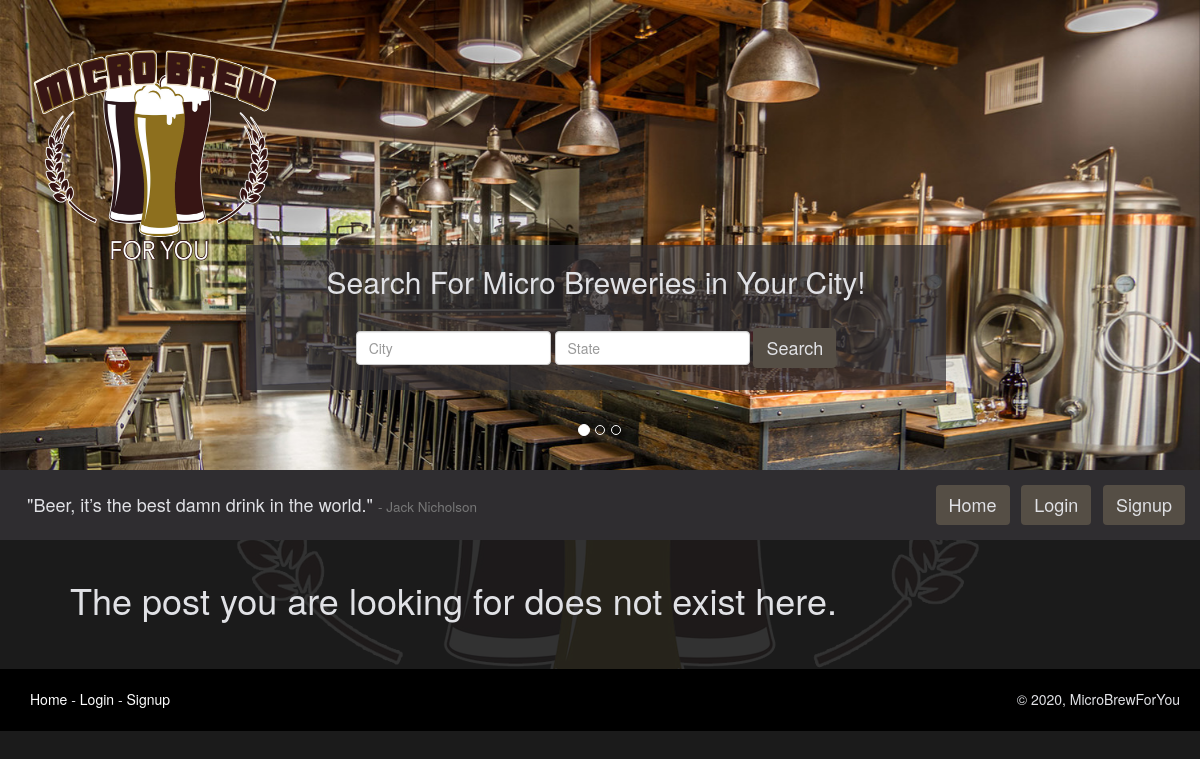
The app's page /post/25/, older data.
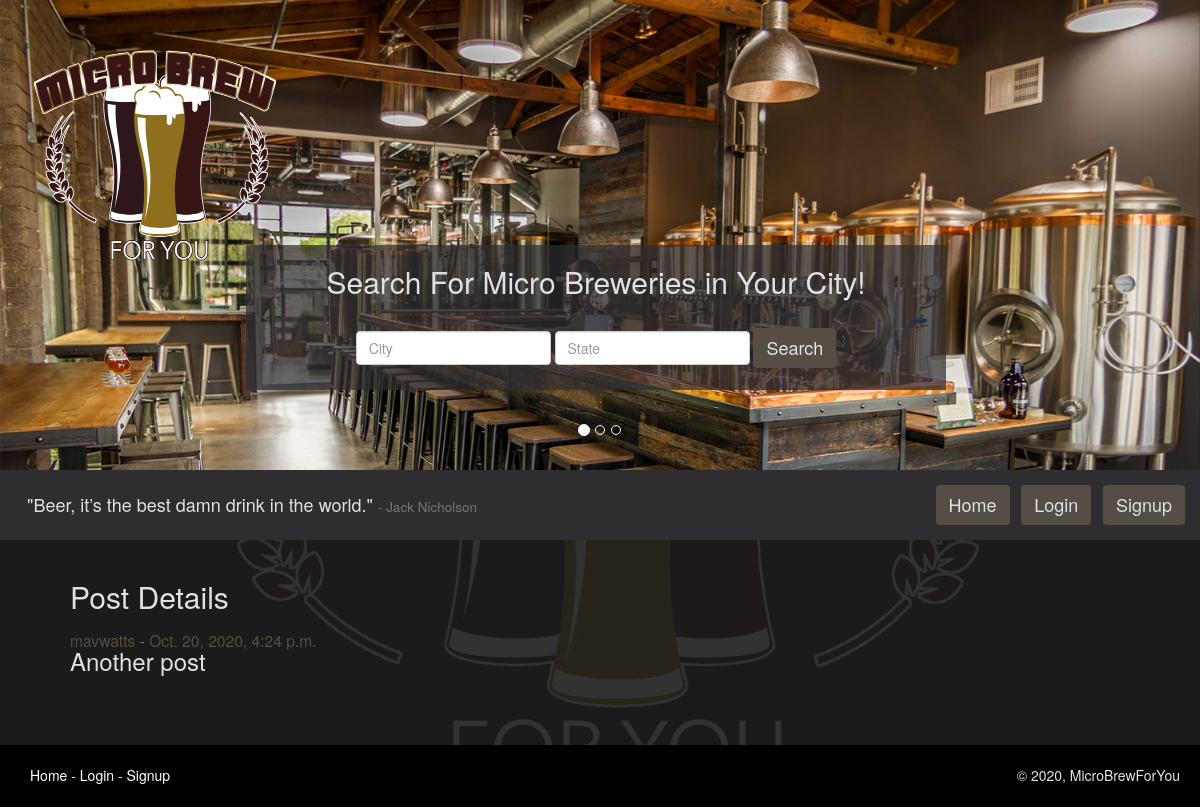
The same page, newer data.
### microbrewforyou_app/models.py (models this page shows, shortened)
class Posts(models.Model):
    author = models.ForeignKey(
        CustomUser, on_delete=models.CASCADE, related_name='author')
    body = models.TextField(max_length=280)
    postTime = models.DateTimeField(default=timezone.now)
    lastUpdated = models.DateField(auto_now=True)

class CustomUser(AbstractUser):
    bio = models.CharField(max_length=280, default='')
    user_image = models.ImageField(
        upload_to='images/', blank=True)
    users_following = models.ManyToManyField(
        "self", symmetrical=False, related_name='CustomUser')
    fav_breweries = models.ManyToManyField(
        "Breweries", symmetrical=False,
        related_name='fav_breweries', blank=True)
    fav_brewtypes = models.ManyToManyField(
        "BrewTypes", symmetrical=False,
        related_name='fav_brewtypes', blank=True)
    address = models.CharField(max_length=280)
    city = models.CharField(max_length=50)
    state = models.CharField(max_length=50)
    user_since = models.DateTimeField(default=timezone.now)
    REQUIRED_FIELDS = ['first_name', 'bio', 'address', 'city', 'state']
    def __str__(self):
        return self.username

### microbrewforyou_app/views.py (the view)
# urls.py: path('post/<int:post_id>/', post_detail_view, name="postview"),
def post_detail_view(request, post_id):
    my_post = Posts.objects.filter(id=post_id).first()
    words_quote = "Beer, it’s the best damn drink in the world."
    words_author = "Jack Nicholson"
    return render(
        request, "post_detail.html",
        {"post": my_post,
         'words_author': words_author, "words_quote": words_quote}
    )

### templates/post_detail.html (shortened to what this page needs)
{% extends 'base.html' %}
{% block content %}
  <br />
  {% if not post %}
    <h1>The post you are looking for does not exist here.</h1>
  {% else %}
    <h2>Post Details</h2>
    <h3>
      <span class="small">
        <a class="custom_link" href="{% url 'userview' user_id=post.author.id %}">
          {{ post.author}}
        </a>
        -
        <a class="custom_link" href="{% url 'postview' post_id=post.id %}">
          {{post.postTime}}
        </a>
      </span>
      <br />
      {{ post.body }}
    </h3>
    <br />
  {% endif %}
  <br />
  <br />
{% endblock %}

### templates/base.html (shortened to what this page needs)
{% load static %}
<html>
  <head>
    <link rel="stylesheet" href="{% static 'css/main.css' %}" />
    <link
      rel="stylesheet"
      href="https://maxcdn.bootstrapcdn.com/bootstrap/3.3.7/css/bootstrap.min.css"
    />
    <link
      rel="stylesheet"
      href="https://maxcdn.bootstrapcdn.com/bootstrap/3.3.7/css/bootstrap-theme.min.css"
    />
  </head>
  <body id="custom_body">
    {% include "home_header.html" %}
    {% include "menu.html" %}
    <div class="container_main">
      {% block content %}{% endblock %}
    </div>
    <div class="footer">
      <div class="links-footer">
        <p>
          <a class="custom_link_white" href="{% url 'homepage' %}">Home</a> -
          <a class="custom_link_white" href="{% url 'loginview' %}">Login</a>
          -
          <a class="custom_link_white" href="{% url 'signupview' %}">Signup</a>
        </p>
      </div>
      <div class="copyright-footer"><p>&copy; 2020, MicroBrewForYou</p></div>
    </div>
  </body>
</html>

### templates/home_header.html (shortened to what this page needs)
{% load static %}
<div id="carouselExampleIndicators" class="carousel slide" data-ride="carousel">
  <ol class="carousel-indicators">
    <li
      data-target="#carouselExampleIndicators"
      data-slide-to="0"
      class="active"
    ></li>
    <li data-target="#carouselExampleIndicators" data-slide-to="1"></li>
    <li data-target="#carouselExampleIndicators" data-slide-to="2"></li>
  </ol>
  <div class="carousel-inner" style="height: 470px">
    <div class="search-header">
      <h2>Search For Micro Breweries in Your City!</h2>
      <br />
      <form class="form-inline">
        <input
          class="form-control mr-sm-2"
          type="search"
          placeholder="City"
          aria-label="City"
        />
        <input
          class="form-control mr-sm-2"
          type="search"
          placeholder="State"
          aria-label="State"
        />
        <a class="btn button-menu" type="submit">Search</a>
      </form>
    </div>
    <img src="{% static "images/logo.png" %}" class="logo_mbfy" alt="logo" />
    <div class="item active">
      <img src="{% static "images/slider4.jpg" %}" class="d-block w-100"
      alt="..." style="vertical-align: top;"/>
    </div>
  </div>
</div>

### templates/menu.html (shortened to what this page needs)
<div align="right" class="main_menu">
  {% include "beer_words.html" %}
  <a href="{% url 'homepage' %}" class="btn button-menu">Home</a>
  <a href="{% url 'loginview' %}" class="btn button-menu">Login</a>
  {% if not request.user.is_authenticated %}
    <a href="{% url 'signupview' %}" class="btn button-menu">
     Signup
    </a>
  {% endif %}
</div>

### templates/beer_words.html
<div class="quote">
  <h4>
    "{{ words_quote }}"
    <span class="small">
      - {{words_author}}
    </span>
  </h4>
</div>

### static/css/main.css (style rules this page uses)
div.main_menu { padding: 15px; background-color: #2f2d30; }
body#custom_body { background-color: #1b1b1b; color: #e0e1e5; }
.container_main { margin-left: 70px; margin-right: 70px; background-image: url(/media/images/logo-bg.png); background-repeat: no-repeat; background-attachment: fixed; background-position: center top; }
a.button-menu { background-color: #554e45; color: #e0e1e5; font-size: 18px; }
a.custom_link { color: #554e45; }
a.custom_link_white { color: #ffffff; }
img.logo_mbfy { position: absolute; top: 30px; left: 30px; width: 250px; height: 250px; z-index: 1; }
form input, form select, form textarea { color: black; }
div.footer { background-color: black; height: 62px; color: #e0e1e5; padding: 20px; padding-left: 30px; display: flex; justify-content: space-between; }
div.quote { position: relative; margin-left: 12px; float: left; }
div.search-header { height: 145px; width: 700px; position: absolute; left: 50%; margin-left: -354px; top: 50%; margin-top: 10px; z-index: 2; text-align: center; padding: 0px; background-color: #2f2d30b5; }

Row changes from the older to the newer data that the page shows:
added Posts: author "mavwatts", postTime "Oct. 20, 2020, 4:24 p.m.", body "Another post"
Text that changed along with them:
text no longer shown: "The post you are looking for does not exist here."
text now shown: "Post Details -"
